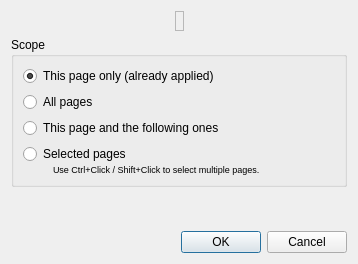
<?xml version="1.0" encoding="UTF-8"?>
<ui version="4.0">
 <class>DeskewApplyDialog</class>
 <widget class="QDialog" name="DeskewApplyDialog">
  <property name="windowModality">
   <enum>Qt::WindowModal</enum>
  </property>
  <property name="geometry">
   <rect>
    <x>0</x>
    <y>0</y>
    <width>358</width>
    <height>264</height>
   </rect>
  </property>
  <layout class="QVBoxLayout" name="verticalLayout_3">
   <item>
    <layout class="QHBoxLayout" name="horizontalLayout">
     <item>
      <spacer>
       <property name="orientation">
        <enum>Qt::Horizontal</enum>
       </property>
       <property name="sizeHint" stdset="0">
        <size>
         <width>40</width>
         <height>20</height>
        </size>
       </property>
      </spacer>
     </item>
     <item>
      <widget class="QLabel" name="distortionTypeLabel">
       <property name="frameShape">
        <enum>QFrame::StyledPanel</enum>
       </property>
      </widget>
     </item>
     <item>
      <spacer>
       <property name="orientation">
        <enum>Qt::Horizontal</enum>
       </property>
       <property name="sizeHint" stdset="0">
        <size>
         <width>40</width>
         <height>20</height>
        </size>
       </property>
      </spacer>
     </item>
    </layout>
   </item>
   <item>
    <widget class="QGroupBox" name="groupBox_2">
     <property name="title">
      <string>Scope</string>
     </property>
     <layout class="QVBoxLayout" name="verticalLayout_2">
      <item>
       <widget class="QRadioButton" name="thisPageRB">
        <property name="text">
         <string>This page only (already applied)</string>
        </property>
        <property name="checked">
         <bool>true</bool>
        </property>
       </widget>
      </item>
      <item>
       <widget class="QRadioButton" name="allPagesRB">
        <property name="text">
         <string>All pages</string>
        </property>
       </widget>
      </item>
      <item>
       <widget class="QRadioButton" name="thisPageAndFollowersRB">
        <property name="text">
         <string>This page and the following ones</string>
        </property>
       </widget>
      </item>
      <item>
       <widget class="QWidget" name="selectedPagesWidget" native="true">
        <layout class="QVBoxLayout" name="verticalLayout">
         <property name="spacing">
          <number>0</number>
         </property>
         <property name="leftMargin">
          <number>0</number>
         </property>
         <property name="topMargin">
          <number>0</number>
         </property>
         <property name="rightMargin">
          <number>0</number>
         </property>
         <property name="bottomMargin">
          <number>0</number>
         </property>
         <item>
          <widget class="QRadioButton" name="selectedPagesRB">
           <property name="text">
            <string>Selected pages</string>
           </property>
          </widget>
         </item>
         <item>
          <layout class="QHBoxLayout" name="horizontalLayout_2">
           <property name="spacing">
            <number>0</number>
           </property>
           <item>
            <spacer name="horizontalSpacer_5">
             <property name="orientation">
              <enum>Qt::Horizontal</enum>
             </property>
             <property name="sizeType">
              <enum>QSizePolicy::Fixed</enum>
             </property>
             <property name="sizeHint" stdset="0">
              <size>
               <width>30</width>
               <height>0</height>
              </size>
             </property>
            </spacer>
           </item>
           <item>
            <widget class="QLabel" name="selectedPagesHint">
             <property name="font">
              <font>
               <pointsize>7</pointsize>
              </font>
             </property>
             <property name="text">
              <string>Use Ctrl+Click / Shift+Click to select multiple pages.</string>
             </property>
            </widget>
           </item>
          </layout>
         </item>
        </layout>
       </widget>
      </item>
     </layout>
    </widget>
   </item>
   <item>
    <spacer name="verticalSpacer">
     <property name="orientation">
      <enum>Qt::Vertical</enum>
     </property>
     <property name="sizeHint" stdset="0">
      <size>
       <width>20</width>
       <height>0</height>
      </size>
     </property>
    </spacer>
   </item>
   <item>
    <widget class="QDialogButtonBox" name="buttonBox">
     <property name="orientation">
      <enum>Qt::Horizontal</enum>
     </property>
     <property name="standardButtons">
      <set>QDialogButtonBox::Cancel|QDialogButtonBox::Ok</set>
     </property>
    </widget>
   </item>
  </layout>
 </widget>
 <resources>
  <include location="../../../app/resources/resources.qrc"/>
 </resources>
 <connections>
  <connection>
   <sender>buttonBox</sender>
   <signal>rejected()</signal>
   <receiver>DeskewApplyDialog</receiver>
   <slot>reject()</slot>
   <hints>
    <hint type="sourcelabel">
     <x>316</x>
     <y>260</y>
    </hint>
    <hint type="destinationlabel">
     <x>286</x>
     <y>274</y>
    </hint>
   </hints>
  </connection>
 </connections>
</ui>
